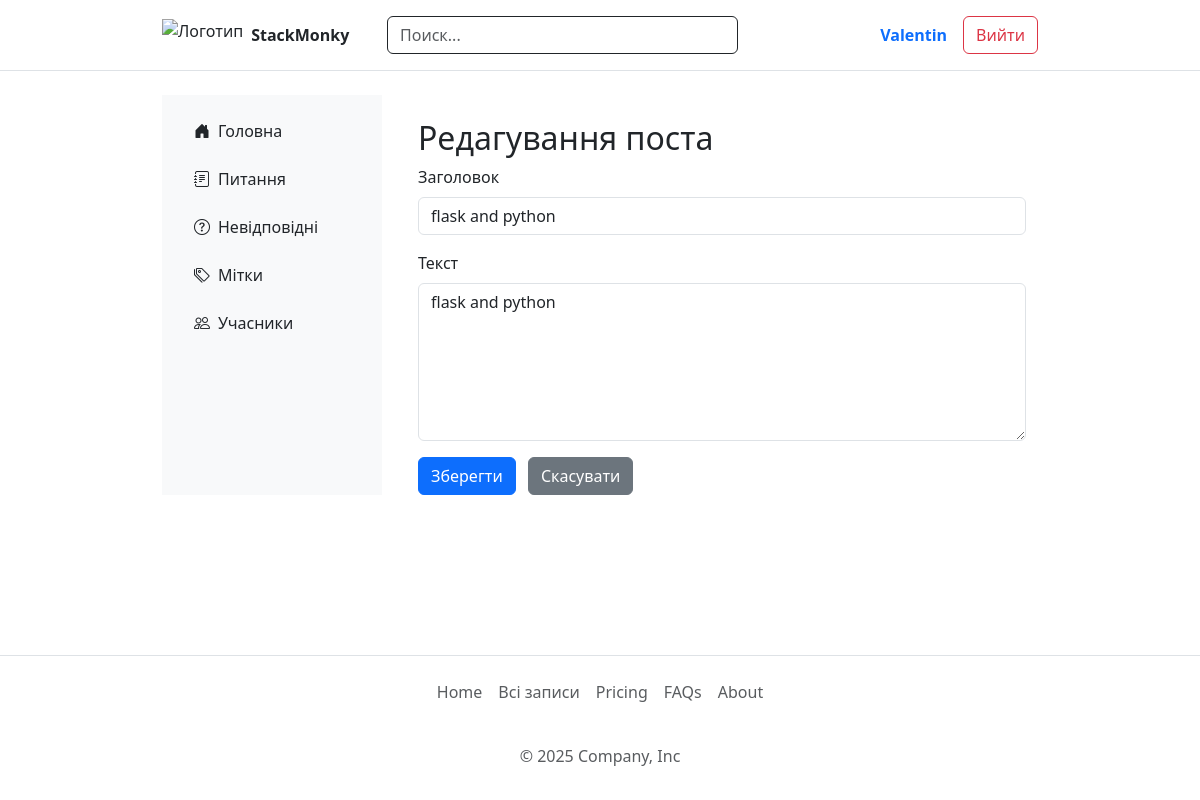
/post/7/edit (signed in), run on the app's committed database.
### main/models.py (models this page shows, shortened)
class User(db.Model, UserMixin):
    id = db.Column(db.Integer, primary_key=True)
    about = db.Column(db.Text, default='', nullable=False)
    username = db.Column(db.String(64), unique=True, nullable=False)
    email = db.Column(db.String(120), unique=True, nullable=False)
    password_hash = db.Column(db.String(128), nullable=False)
    is_admin = db.Column(db.Boolean, default=False)
    avatar_url = db.Column(db.String(255), default='default_avatar.png')
    preferred_lang = db.Column(db.String(10), default='uk', nullable=False)
    description = db.Column(db.Text, default='', nullable=False)
    last_seen = db.Column(db.DateTime, default=datetime.utcnow)
    is_online = db.Column(db.Boolean, default=False)
    reputation = db.Column(db.Integer, default=0)
    discord = db.Column(db.String(100), nullable=True)
    location = db.Column(db.String(100), nullable=True)
    membership_duration = db.Column(db.String(100), nullable=True)  # Например, "7 лет 9 месяцев"
    about_section = db.Column(db.Text, default='', nullable=True)   # Блок "о себе"
    welcome_section = db.Column(db.Text, default='', nullable=True) # Приветственный текст
    comment_votes = db.relationship('CommentVote', back_populates='user', cascade='all, delete-orphan')

class Post(db.Model):
    id = db.Column(db.Integer, primary_key=True)
    title = db.Column(db.String(100), nullable=False)
    text = db.Column(db.Text, nullable=False)
    likes = db.Column(db.Integer, default=0)
    dislikes = db.Column(db.Integer, default=0)
    votes = db.Column(db.Integer, default=0)
    created_at = db.Column(db.DateTime, default=datetime.utcnow)
    tags = db.relationship('Tag', secondary='post_tags', back_populates='posts')
    views = db.Column(db.Integer, default=0)
    image_filename = db.Column(db.String(255))
    author_id = db.Column(db.Integer, db.ForeignKey('user.id'))
    author = db.relationship('User', backref='posts')
    comments = db.relationship('Comment', back_populates='post', lazy=True, overlaps="comments,post")

### main/routes/main_routes.py (the view, shortened to what this page needs)
@main_bp.route('/post/<int:post_id>/edit', methods=['GET', 'POST'])
@login_required
def edit_post(post_id):
    post = Post.query.get_or_404(post_id)
    if post.author != current_user and not current_user.is_admin:
        abort(403)  # Доступ заборонений
    return render_template('edit_post.html', post=post)

### main/__init__.py (called while the page is built)
@login_manager.user_loader
def load_user(user_id):
    from main.models import User
    return User.query.get(int(user_id))

def get_locale():
    if current_user.is_authenticated and current_user.preferred_lang:
        return current_user.preferred_lang
    if 'lang' in session:
        return session['lang']
    return request.accept_languages.best_match(['uk', 'en'])

### main/routes/main_routes.py (called while the page is built)
@main_bp.before_request
def update_last_seen():
    if current_user.is_authenticated:
        now = datetime.utcnow()
        last_seen = current_user.last_seen or datetime(2000, 1, 1)
        if now - last_seen > timedelta(minutes=1):
            current_user.last_seen = now
            current_user.is_online = True
            try:
                db.session.commit()
            except Exception:
                db.session.rollback()

### main/templates/edit_post.html (shortened to what this page needs)
{% extends 'base.html' %}
{% block content %}
<div class="container mt-4">
  <h2>Редагування поста</h2>
  <form method="POST">
    <div class="mb-3">
      <label for="title" class="form-label">Заголовок</label>
      <input type="text" id="title" name="title" class="form-control" value="{{ post.title }}" required>
    </div>
    <div class="mb-3">
      <label for="text" class="form-label">Текст</label>
      <textarea id="text" name="text" class="form-control" rows="6" required>{{ post.text }}</textarea>
    </div>
    <button type="submit" class="btn btn-primary">Зберегти</button>
    <a href="{{ url_for('main.post_detail', post_id=post.id) }}" class="btn btn-secondary ms-2">Скасувати</a>
  </form>
</div>
{% endblock %}

### main/templates/base.html (shortened to what this page needs)
<!DOCTYPE html>
<html lang="{{ get_locale() }}">
<head>
  <link href="https://cdn.jsdelivr.net/npm/bootstrap@5.3.5/dist/css/bootstrap.min.css" rel="stylesheet" />
  <link href="https://cdn.jsdelivr.net/npm/bootstrap-icons@1.10.5/font/bootstrap-icons.css" rel="stylesheet" />
  <link rel="stylesheet" href="{{ url_for('main.static', filename='css/main.css') }}" />
</head>
<body class="d-flex flex-column min-vh-100">
  <div class="flex-grow-1">
    <header class="p-3 text-bg-white border-bottom">
      <div class="container">
        <div class="row align-items-center justify-content-between">
          <div class="col-md-3 d-flex align-items-center">
            <a href="{{ url_for('main.index') }}" class="d-flex align-items-center text-dark text-decoration-none">
              <img src="{{ url_for('main.static', filename='image/icon.png') }}" alt="Логотип" class="me-2" style="height: 32px;" />
              <span class="fw-bold">StackMonky</span>
            </a>
          </div>
          <div class="col-md-5">
            <form class="d-flex" role="search" action="{{ url_for('main.posts') }}" method="GET">
              <input
                type="search"
                name="q"
                class="form-control text-bg-white border-dark"
                placeholder="{{ _('Поиск...') }}"
                aria-label="Search"
                value="{{ request.args.get('q', '') }}"
              />
            </form>
          </div>
          <div class="col-md-4 d-flex align-items-center justify-content-end gap-2">
            {% if current_user.is_authenticated %}
              <a href="{{ url_for('main.profile', user_id=current_user.id) }}" class="me-2 text-decoration-none fw-semibold">
                {{ current_user.username }}
              </a>
              <a href="{{ url_for('main.logout') }}" class="btn btn-outline-danger">{{ _('Вийти') }}</a>
            {% else %}
              <a href="{{ url_for('main.login') }}" class="btn btn-outline-primary">{{ _('Login') }}</a>
              <a href="{{ url_for('main.register') }}" class="btn btn-warning">{{ _('Реєстрація') }}</a>
            {% endif %}
          </div>
        </div>
      </div>
    </header>
    <main class="container d-flex mt-4">
      {% if request.endpoint not in ['main.login', 'main.register'] %}
        <aside class="bg-light p-3 me-4" style="width: 220px;">
          <ul class="nav flex-column">
            <li class="nav-item mb-2">
              <a href="{{ url_for('main.index') }}" class="nav-link {% if request.endpoint == 'main.index' %}active{% endif %} text-dark d-flex align-items-center">
                <i class="bi bi-house-door-fill me-2"></i> {{ _('Головна') }}
              </a>
            </li>
            <li class="nav-item mb-2">
              <a href="{{ url_for('main.posts') }}" class="nav-link {% if request.endpoint == 'main.posts' %}active{% endif %} text-dark d-flex align-items-center">
                <i class="bi bi-journal-text me-2"></i> {{ _('Питання') }}
              </a>
            </li>
            <li class="nav-item mb-2">
              <a href="{{ url_for('main.unanswered') }}" class="nav-link text-dark d-flex align-items-center">
                <i class="bi bi-question-circle me-2"></i> {{ _('Невідповідні') }}
              </a>
            <li class="nav-item mb-2">
              <a href="{{ url_for('main.tags') }}" class="nav-link {% if request.endpoint == 'main.tags' %}active{% endif %} text-dark d-flex align-items-center">
                <i class="bi bi-tags me-2"></i> {{ _('Мітки') }}
              </a>
            </li>
            <li class="nav-item mb-2">
              <a href="#" class="nav-link text-dark d-flex align-items-center">
                <i class="bi bi-people me-2"></i> {{ _('Учасники') }}
              </a>
            </li>
          </ul>
        </aside>
      {% endif %}
      <div class="flex-grow-1">
        {% block content %}{% endblock %}
      </div>
    </main>
  </div>
  <footer class="py-3 border-top mt-auto">
    <div class="container">
      <ul class="nav justify-content-center pb-3 mb-3">
        <li class="nav-item"><a href="{{ url_for('main.posts') }}" class="nav-link px-2 text-body-secondary">{{ _('Home') }}</a></li>
        <li class="nav-item"><a href="{{ url_for('main.create') }}" class="nav-link px-2 text-body-secondary">{{ _('Всі записи') }}</a></li>
        <li class="nav-item"><a href="#" class="nav-link px-2 text-body-secondary">{{ _('Pricing') }}</a></li>
        <li class="nav-item"><a href="#" class="nav-link px-2 text-body-secondary">{{ _('FAQs') }}</a></li>
        <li class="nav-item"><a href="#" class="nav-link px-2 text-body-secondary">{{ _('About') }}</a></li>
      </ul>
      <p class="text-center text-body-secondary">© 2025 Company, Inc</p>
    </div>
  </footer>
</body>
</html>

### main/static/css/main.css (style rules this page uses)
header { position: sticky; top: 0; z-index: 1000; background: #fff; }
.container { width: 100%; max-width: 900px; }

### data on the page
User: username "Valentin"
Post: title "flask and python", text "flask and python"
